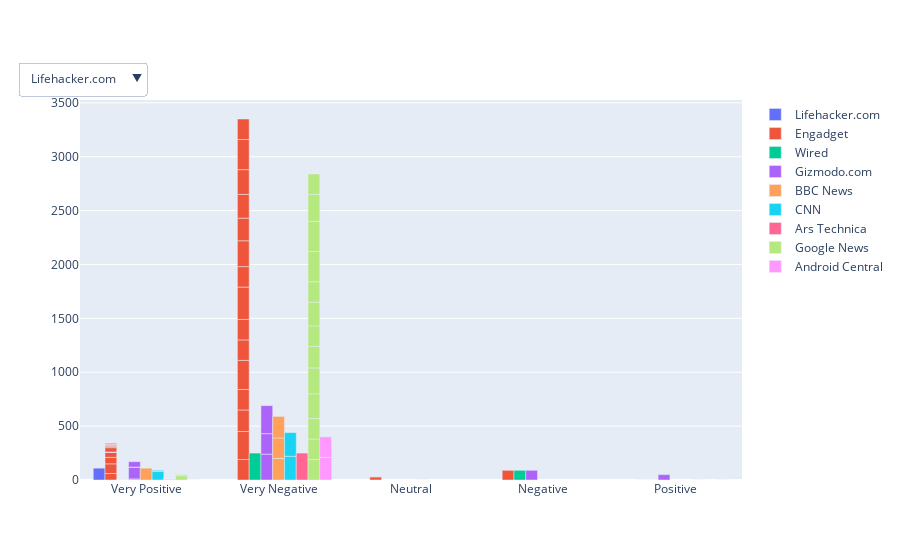

The notebook cell this image was saved under:
### Code cell
# Create figure
fig = go.Figure()

# Add traces
for source in df['Source'].unique():
    df_source = df[df['Source'] == source]
    fig.add_trace(go.Bar(
        x=df_source['Headline Sentiment'],
        y=df_source['Offense Rating'],
        name=source,
        visible=True
    ))

# Create dropdown
dropdown_options = []
for source in df['Source'].unique():
    dropdown_options.append({'label': source, 'value': source})

fig.update_layout(
    updatemenus=[dict(
        type="dropdown",
        direction="down",
        showactive=True,
        x=0.1,
        y=1.1,
        buttons=list([
            dict(
                args=[{"visible": [source == df['Source'].unique()[i] for i in range(len(df['Source'].unique()))]}],
                label=source,
                method="update"
            )
            for source in df['Source'].unique()
        ]),
    )],
)

# Show figure
fig.show()

pyo.plot(fig, filename='eachsource.html')

### Figure 1 — Plotly figure (JSON) as saved in the notebook; plotly's stock layout.template omitted (floating-point values rounded to 4 significant figures)
{"data": [{"name": "Lifehacker.com", "type": "bar", "visible": true, "x": ["Very Positive"], "y": [110]}, {"name": "Engadget", "type": "bar", "visible": true, "x": ["Very Negative", "Very Positive", "Neutral", "Very Positive", "Very Negative", "Very Negative", "Very Negative", "Very Negative", "Very Negative", "Very Positive", "Very Negative", "Very Positive", "Very Positive", "Very Positive", "Very Positive", "Very Positive", "Very Positive", "Very Positive", "Very Negative", "Very Positive", "Very Negative", "Very Positive", "Very Positive", "Very Negative", "Very Positive", "Very Positive", "Very Positive", "Negative", "Very Positive", "Very Negative", "Neutral", "Very Negative", "Very Negative", "Very Positive", "Very Negative", "Positive", "Very Positive", "Very Negative"], "y": [190, 0, 30, 0, 260, 200, 190, 270, 190, 60, 190, 90, 60, 50, 0, 0, 0, 40, 300, 10, 190, 10, 0, 240, 0, 10, 0, 90, 0, 210, 0, 220, 230, 0, 280, 0, 10, 190]}, {"name": "Wired", "type": "bar", "visible": true, "x": ["Very Positive", "Very Positive", "Very Positive", "Very Positive", "Positive", "Very Negative", "Negative", "Very Positive", "Very Positive"], "y": [0, 0, 0, 0, 0, 250, 90, 0, 0]}, {"name": "Gizmodo.com", "type": "bar", "visible": true, "x": ["Very Positive", "Very Positive", "Very Negative", "Very Negative", "Very Positive", "Very Positive", "Very Negative", "Negative", "Very Positive", "Positive"], "y": [10, 0, 240, 190, 110, 0, 260, 90, 50, 50]}, {"name": "BBC News", "type": "bar", "visible": true, "x": ["Very Negative", "Very Positive", "Very Negative", "Very Negative", "Very Positive"], "y": [200, 0, 190, 200, 110]}, {"name": "CNN", "type": "bar", "visible": true, "x": ["Neutral", "Very Positive", "Very Negative", "Very Positive", "Very Positive", "Very Negative"], "y": [0, 0, 220, 80, 10, 220]}, {"name": "Ars Technica", "type": "bar", "visible": true, "x": ["Very Positive", "Very Positive", "Very Positive", "Very Positive", "Very Positive", "Very Positive", "Positive", "Very Positive", "Very Positive", "Very Positive", "Very Negative"], "y": [0, 0, 0, 10, 0, 0, 0, 0, 0, 0, 250]}, {"name": "Google News", "type": "bar", "visible": true, "x": ["Very Negative", "Very Negative", "Very Positive", "Very Negative", "Very Negative", "Very Negative", "Very Negative", "Very Negative", "Very Negative", "Very Negative", "Very Negative", "Very Positive", "Very Negative", "Very Negative", "Very Negative"], "y": [190, 190, 40, 190, 230, 240, 200, 190, 220, 190, 280, 10, 280, 250, 190]}, {"name": "Android Central", "type": "bar", "visible": true, "x": ["Positive", "Very Positive", "Very Negative", "Very Negative"], "y": [0, 0, 210, 190]}], "layout": {"updatemenus": [{"buttons": [{"args": [{"visible": [true, false, false, false, false, false, false, false, false]}], "label": "Lifehacker.com", "method": "update"}, {"args": [{"visible": [false, true, false, false, false, false, false, false, false]}], "label": "Engadget", "method": "update"}, {"args": [{"visible": [false, false, true, false, false, false, false, false, false]}], "label": "Wired", "method": "update"}, {"args": [{"visible": [false, false, false, true, false, false, false, false, false]}], "label": "Gizmodo.com", "method": "update"}, {"args": [{"visible": [false, false, false, false, true, false, false, false, false]}], "label": "BBC News", "method": "update"}, {"args": [{"visible": [false, false, false, false, false, true, false, false, false]}], "label": "CNN", "method": "update"}, {"args": [{"visible": [false, false, false, false, false, false, true, false, false]}], "label": "Ars Technica", "method": "update"}, {"args": [{"visible": [false, false, false, false, false, false, false, true, false]}], "label": "Google News", "method": "update"}, {"args": [{"visible": [false, false, false, false, false, false, false, false, true]}], "label": "Android Central", "method": "update"}], "direction": "down", "showactive": true, "type": "dropdown", "x": 0.1, "y": 1.1}]}}
